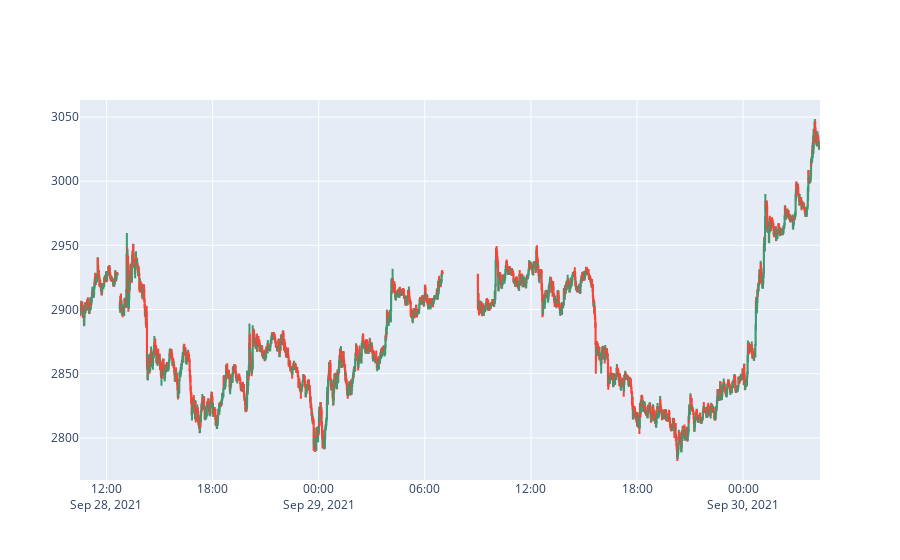

Write notebook code for a chart like this one.
### Code cell
df["Timestamp"] = df["Timestamp"].apply(lambda row: pd.to_datetime(row,unit='ms'))

def draw(df):
    fig = go.Figure(data=[go.Candlestick(x=df['Timestamp'],
                open=df['Open'],
                high=df['High'],
                low=df['Low'],
                close=df['Close'])])

    fig.update_layout(xaxis_rangeslider_visible=False)
    fig.show()
draw(df)

### Figure 1 — Plotly figure (JSON) as saved in the notebook; plotly's stock layout.template omitted (floating-point values rounded to 4 significant figures; data arrays with more than 128 entries replaced by an {"elided": "..."} marker saying what was removed)
{"data": [{"close": {"elided": "2368 float values"}, "high": {"elided": "2368 float values"}, "low": {"elided": "2368 float values"}, "open": {"elided": "2368 float values"}, "type": "candlestick", "x": {"elided": "2368 str values"}}], "layout": {"xaxis": {"rangeslider": {"visible": false}}}}
